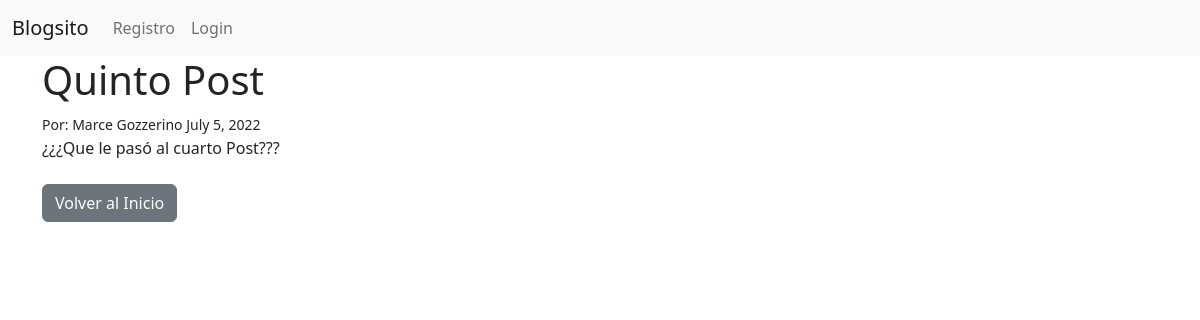
The page /articulo/5 on the database its author committed.
### vlog/models.py (models this page shows, shortened)
class Post(models.Model):
    titulo = models.CharField(max_length=255)
    etiqueta = models.CharField(max_length=255)
    autor = models.ForeignKey(User, on_delete=models.CASCADE)
    cuerpo = models.TextField()
    fecha = models.DateField(auto_now_add=True)
    categoria = models.CharField(max_length=255, default='Sin Categorizar')

### vlog/views.py (the view)
# urls.py: path('articulo/<int:pk>', ArticuloDetallado.as_view(), name = "ArticuloDetallado"),
class ArticuloDetallado(DetailView):
    model = Post
    template_name = 'articulo.html'

### vlog/templates/articulo.html (shortened to what this page needs)
{% extends 'base.html' %}
{% block content %}
<h1>{{ post.titulo }}</h1>
<small>
    Por: {{ post.autor.first_name }}
    {{ post.autor.last_name }}
    {{ post.fecha }}
</small> </br>
{{ post.cuerpo }}
<br/><br/>
<a href="{% url 'home' %}" class="btn btn-secondary">Volver al Inicio</a></br>
{% endblock %}

### rows shown on the page
Post: titulo "Quinto Post", autor.first_name "Marce", autor.last_name "Gozzerino", fecha "July 5, 2022", cuerpo "¿¿¿Que le pasó al cuarto Post???"
